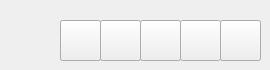
<?xml version="1.0" encoding="UTF-8"?>
<ui version="4.0">
 <class>Form</class>
 <widget class="QWidget" name="Form">
  <property name="geometry">
   <rect>
    <x>0</x>
    <y>0</y>
    <width>270</width>
    <height>70</height>
   </rect>
  </property>
  <property name="minimumSize">
   <size>
    <width>270</width>
    <height>70</height>
   </size>
  </property>
  <property name="maximumSize">
   <size>
    <width>270</width>
    <height>70</height>
   </size>
  </property>
  <property name="sizeIncrement">
   <size>
    <width>0</width>
    <height>0</height>
   </size>
  </property>
  <property name="windowTitle">
   <string>Form</string>
  </property>
  <widget class="QPushButton" name="mainButton">
   <property name="geometry">
    <rect>
     <x>0</x>
     <y>0</y>
     <width>61</width>
     <height>61</height>
    </rect>
   </property>
   <property name="text">
    <string/>
   </property>
   <property name="icon">
    <iconset>
     <normalon>:/icons/icons/base.png</normalon>
    </iconset>
   </property>
   <property name="iconSize">
    <size>
     <width>110</width>
     <height>120</height>
    </size>
   </property>
   <property name="flat">
    <bool>true</bool>
   </property>
  </widget>
  <widget class="QPushButton" name="mouseButton">
   <property name="geometry">
    <rect>
     <x>60</x>
     <y>20</y>
     <width>41</width>
     <height>41</height>
    </rect>
   </property>
   <property name="text">
    <string/>
   </property>
   <property name="icon">
    <iconset resource="IconRes.qrc">
     <normaloff>:/icons/icons/arrow.png</normaloff>:/icons/icons/arrow.png</iconset>
   </property>
   <property name="iconSize">
    <size>
     <width>64</width>
     <height>64</height>
    </size>
   </property>
  </widget>
  <widget class="QPushButton" name="mouseButton_2">
   <property name="geometry">
    <rect>
     <x>100</x>
     <y>20</y>
     <width>41</width>
     <height>41</height>
    </rect>
   </property>
   <property name="text">
    <string/>
   </property>
   <property name="icon">
    <iconset resource="IconRes.qrc">
     <normaloff>:/icons/icons/arrow.png</normaloff>:/icons/icons/arrow.png</iconset>
   </property>
   <property name="iconSize">
    <size>
     <width>64</width>
     <height>64</height>
    </size>
   </property>
  </widget>
  <widget class="QPushButton" name="mouseButton_3">
   <property name="geometry">
    <rect>
     <x>140</x>
     <y>20</y>
     <width>41</width>
     <height>41</height>
    </rect>
   </property>
   <property name="text">
    <string/>
   </property>
   <property name="icon">
    <iconset resource="IconRes.qrc">
     <normaloff>:/icons/icons/arrow.png</normaloff>:/icons/icons/arrow.png</iconset>
   </property>
   <property name="iconSize">
    <size>
     <width>64</width>
     <height>64</height>
    </size>
   </property>
  </widget>
  <widget class="QPushButton" name="mouseButton_5">
   <property name="geometry">
    <rect>
     <x>220</x>
     <y>20</y>
     <width>41</width>
     <height>41</height>
    </rect>
   </property>
   <property name="text">
    <string/>
   </property>
   <property name="icon">
    <iconset resource="IconRes.qrc">
     <normaloff>:/icons/icons/arrow.png</normaloff>:/icons/icons/arrow.png</iconset>
   </property>
   <property name="iconSize">
    <size>
     <width>64</width>
     <height>64</height>
    </size>
   </property>
  </widget>
  <widget class="QPushButton" name="mouseButton_6">
   <property name="geometry">
    <rect>
     <x>220</x>
     <y>20</y>
     <width>41</width>
     <height>41</height>
    </rect>
   </property>
   <property name="text">
    <string/>
   </property>
   <property name="icon">
    <iconset resource="IconRes.qrc">
     <normaloff>:/icons/icons/minimize.png</normaloff>:/icons/icons/minimize.png</iconset>
   </property>
   <property name="iconSize">
    <size>
     <width>64</width>
     <height>64</height>
    </size>
   </property>
  </widget>
  <widget class="QPushButton" name="eraserButton">
   <property name="geometry">
    <rect>
     <x>140</x>
     <y>20</y>
     <width>41</width>
     <height>41</height>
    </rect>
   </property>
   <property name="text">
    <string/>
   </property>
   <property name="icon">
    <iconset resource="IconRes.qrc">
     <normaloff>:/icons/icons/eraser.png</normaloff>:/icons/icons/eraser.png</iconset>
   </property>
   <property name="iconSize">
    <size>
     <width>64</width>
     <height>64</height>
    </size>
   </property>
  </widget>
  <widget class="QPushButton" name="mouseButton_8">
   <property name="geometry">
    <rect>
     <x>60</x>
     <y>20</y>
     <width>41</width>
     <height>41</height>
    </rect>
   </property>
   <property name="text">
    <string/>
   </property>
   <property name="icon">
    <iconset resource="IconRes.qrc">
     <normaloff>:/icons/icons/arrow.png</normaloff>:/icons/icons/arrow.png</iconset>
   </property>
   <property name="iconSize">
    <size>
     <width>64</width>
     <height>64</height>
    </size>
   </property>
  </widget>
  <widget class="QPushButton" name="PenButton">
   <property name="geometry">
    <rect>
     <x>100</x>
     <y>20</y>
     <width>41</width>
     <height>41</height>
    </rect>
   </property>
   <property name="text">
    <string/>
   </property>
   <property name="icon">
    <iconset resource="IconRes.qrc">
     <normaloff>:/icons/icons/pen.png</normaloff>:/icons/icons/pen.png</iconset>
   </property>
   <property name="iconSize">
    <size>
     <width>64</width>
     <height>64</height>
    </size>
   </property>
  </widget>
  <widget class="QPushButton" name="GeomentryButton">
   <property name="geometry">
    <rect>
     <x>180</x>
     <y>20</y>
     <width>41</width>
     <height>41</height>
    </rect>
   </property>
   <property name="text">
    <string/>
   </property>
   <property name="icon">
    <iconset resource="IconRes.qrc">
     <normaloff>:/icons/icons/geomentry.png</normaloff>:/icons/icons/geomentry.png</iconset>
   </property>
   <property name="iconSize">
    <size>
     <width>64</width>
     <height>64</height>
    </size>
   </property>
  </widget>
 </widget>
 <resources>
  <include location="IconRes.qrc"/>
 </resources>
 <connections/>
</ui>
